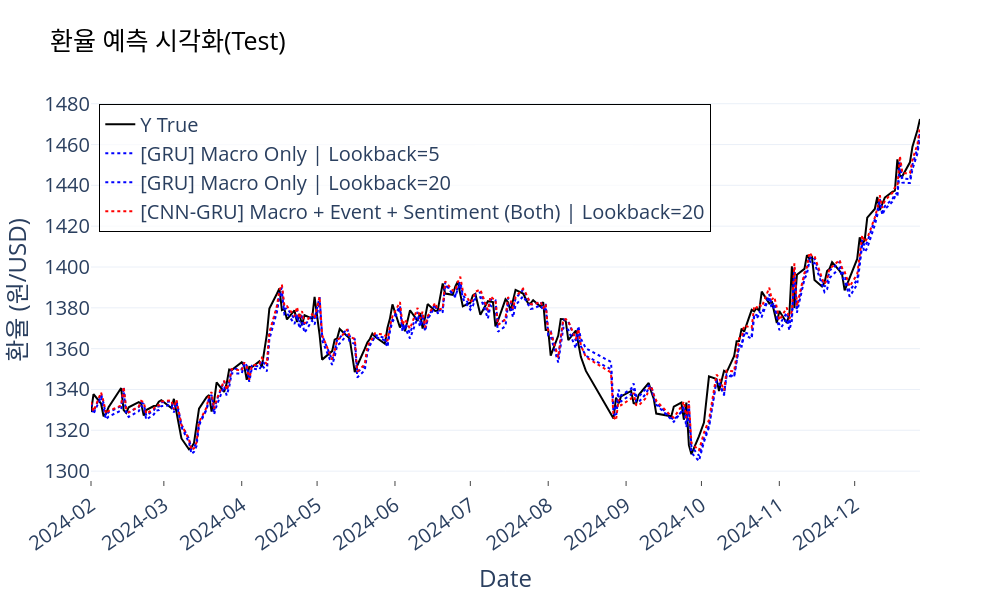

Write notebook code for a chart like this one.
### Code cell
import plotly.graph_objects as go
import os
import pandas as pd

def plot_line(df, title='Line Plot', x_title='Date', y_title='Count',
              save_local=True, save_name='lineplot.png',
              name_map=None, color_map=None, style_map=None,
              legend_pos='top_left'): # legend_pos 인자 추가
    
    # 1. Date 변환
    if not pd.api.types.is_datetime64_any_dtype(df.index):
        try:
            df.index = pd.to_datetime(df.index)
        except:
            pass
    fig = go.Figure()

    # 데이터 Trace 추가 (이전과 동일)
    for col in df.columns:
        trace_name = name_map.get(col, col) if name_map else col
        line_color = color_map.get(col, None) if color_map else None
        line_dash = style_map.get(col, 'solid') if style_map else 'solid'
        fig.add_trace(go.Scatter(
            x=df.index, y=df[col], mode='lines', name=trace_name,
            line=dict(color=line_color, dash=line_dash)
        ))      

    # 2. Legend 위치 설정 로직
    # 기본값: 그래프 바깥 오른쪽 (Plotly 기본)
    legend_setting = {} 
    if legend_pos == 'top_left':
        legend_setting = dict(
            yanchor="top", y=0.99,   # 상단
            xanchor="left", x=0.01,  # 왼쪽
            bgcolor='rgba(255, 255, 255, 0.7)', # 흰색 배경 (70% 불투명)
            bordercolor="Black", borderwidth=1  # 테두리 (선택사항)
        )
    elif legend_pos == 'top_right':
        legend_setting = dict(
            yanchor="top", y=0.99,
            xanchor="right", x=0.99,
            bgcolor='rgba(255, 255, 255, 0.7)'
        )
    elif legend_pos == 'bottom_right':
        legend_setting = dict(
            yanchor="bottom", y=0.01,
            xanchor="right", x=0.99,
            bgcolor='rgba(255, 255, 255, 0.7)'
        )
    elif legend_pos == 'top_center_horizontal':
        legend_setting = dict(
            orientation="h",       # 가로 배치
            yanchor="bottom", y=1.02, # 그래프 바로 위
            xanchor="right", x=1
        )

    # Layout 설정
    fig.update_layout(
        xaxis_title=x_title, yaxis_title=y_title,
        width=1000, height=600,
        title=dict(text=title, font=dict(size=25, color='black')),
        font=dict(size=20),
        legend_font_size=20,
        template='plotly_white',
        # 여기서 legend 설정을 적용합니다.
        legend=legend_setting 
    )

    # X축 설정 (이전과 동일)
    fig.update_xaxes(
        tickangle=-35, tickfont=dict(size=20), ticks='outside', showgrid=False,
        tickformat="%Y-%m", dtick="M1"
    )
    fig.update_yaxes(showgrid=True)
    fig.show()

    # Save
    if save_local:
        folder_location = os.path.join(os.getcwd(), 'Result', 'Lineplot')
        os.makedirs(folder_location, exist_ok=True)
        save_path = os.path.join(folder_location, save_name)
        # fig.write_image(save_path, engine='kaleido')
        print(f"Saved to {save_path}")

my_names = {
    'Y True': 'Y True',
    'Y Pred(base1)': '[GRU] Macro Only | Lookback=5',
    'Y Pred(base2)': '[GRU] Macro Only | Lookback=20',
    'Y Pred(best)': '[CNN-GRU] Macro + Event + Sentiment (Both) | Lookback=20'
}
my_colors = {
    'Y True': 'black',       # 실제값은 검정
    'Y Pred(base1)': 'blue', # 베이스 모델은 회색
    'Y Pred(base2)': 'blue', 
    'Y Pred(best)': 'red'    # 베스트 모델은 빨강 강조
}
my_styles = {
    'Y True': 'solid',
    'Y Pred(base1)': 'dot',  # 점선
    'Y Pred(base2)': 'dot',
    'Y Pred(best)': 'dot'
}
plot_line(
    df_line, title='환율 예측 시각화(Test)', y_title='환율 (원/USD)', 
    legend_pos='top_left',
    name_map=my_names, 
    color_map=my_colors, 
    style_map=my_styles,
    save_local=False
)

### Figure 1 — Plotly figure (JSON) as saved in the notebook; plotly's stock layout.template omitted (floating-point values rounded to 4 significant figures; data arrays with more than 128 entries replaced by an {"elided": "..."} marker saying what was removed)
{"data": [{"line": {"color": "black", "dash": "solid"}, "mode": "lines", "name": "Y True", "type": "scatter", "x": {"elided": "209 str values"}, "y": {"elided": "209 float values"}}, {"line": {"color": "blue", "dash": "dot"}, "mode": "lines", "name": "[GRU] Macro Only | Lookback=5", "type": "scatter", "x": {"elided": "209 str values"}, "y": {"elided": "209 float values"}}, {"line": {"color": "blue", "dash": "dot"}, "mode": "lines", "name": "[GRU] Macro Only | Lookback=20", "type": "scatter", "x": {"elided": "209 str values"}, "y": {"elided": "209 float values"}}, {"line": {"color": "red", "dash": "dot"}, "mode": "lines", "name": "[CNN-GRU] Macro + Event + Sentiment (Both) | Lookback=20", "type": "scatter", "x": {"elided": "209 str values"}, "y": {"elided": "209 float values"}}], "layout": {"font": {"size": 20}, "height": 600, "legend": {"bgcolor": "rgba(255, 255, 255, 0.7)", "bordercolor": "Black", "borderwidth": 1, "font": {"size": 20}, "x": 0.01, "xanchor": "left", "y": 0.99, "yanchor": "top"}, "title": {"font": {"color": "black", "size": 25}, "text": "환율 예측 시각화(Test)"}, "width": 1000, "xaxis": {"dtick": "M1", "showgrid": false, "tickangle": -35, "tickfont": {"size": 20}, "tickformat": "%Y-%m", "ticks": "outside", "title": {"text": "Date"}}, "yaxis": {"showgrid": true, "title": {"text": "환율 (원/USD)"}}}}
